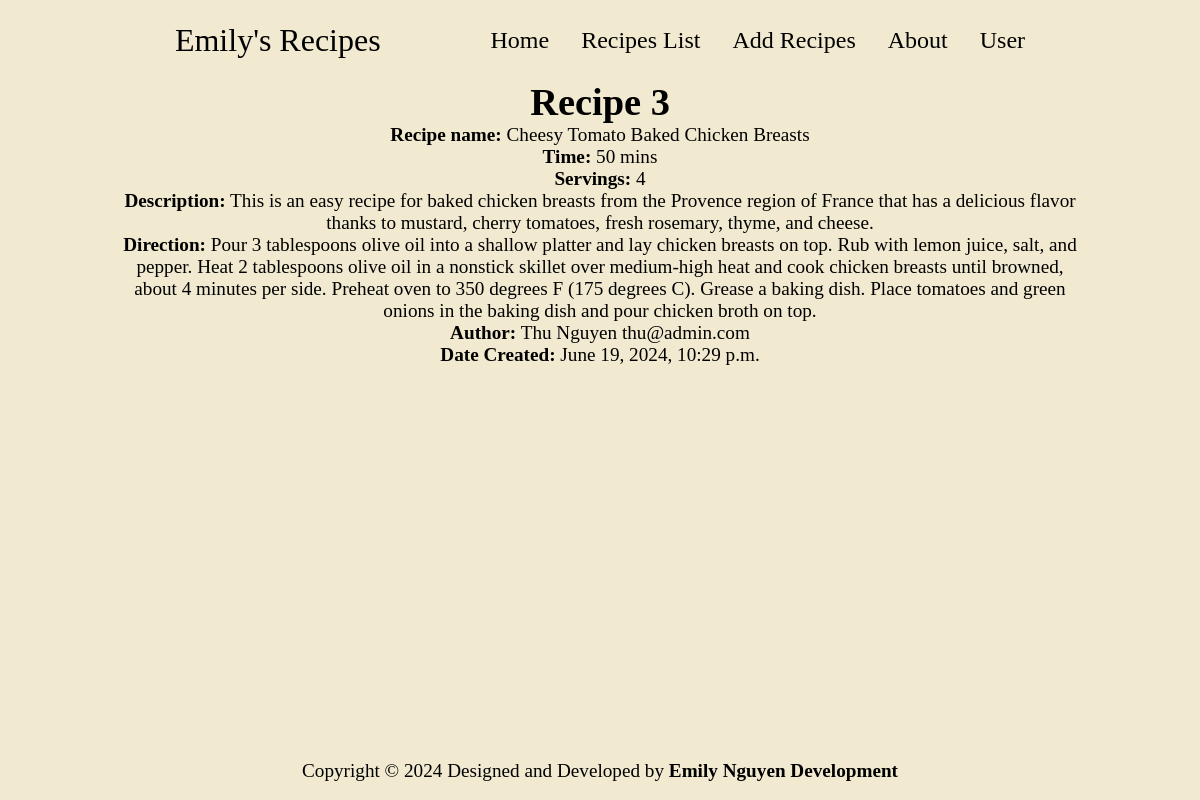
The page /recipes/3 on the database its author committed.
### recipes/models.py (models this page shows, shortened)
class Recipe(models.Model):
    name = models.CharField(max_length=64)
    time = models.IntegerField()
    servings = models.IntegerField()
    description = models.TextField()
    direction = models.TextField()
    author = models.ForeignKey(CustomUser, on_delete=models.CASCADE, related_name="recipes", null=True)
    date_created = models.DateTimeField(auto_now_add=True)
    date_updated = models.DateTimeField(auto_now=True)
    is_featured = models.BooleanField(default=False)

### users/models.py (models this page shows, shortened)
class CustomUser(AbstractBaseUser, PermissionsMixin):
    first = models.CharField(max_length=64, default="")
    last = models.CharField(max_length=64,  default="")
    username = models.CharField(max_length=64, default="", unique=True)
    email = models.EmailField(default="", unique=True)
    is_superuser = models.BooleanField(default=False)
    is_staff = models.BooleanField(default=False)
    date_created = models.DateTimeField(auto_now_add=True)
    last_login = models.DateTimeField(blank=True, null=True)
    objects = CustomUserManager()
    USERNAME_FIELD = "username"
    EMAIL_FIELD = "email"
    REQUIRED_FIELDS = ["email"]
    class Meta:
        verbose_name = 'User'
        verbose_name_plural = 'Users'
    def __str__(self):
        return f"{self.first} {self.last} {self.email}"

### recipes/views.py (the view)
# urls.py: path('<int:recipe_id>', views.singleRecipe, name='recipe'),
def singleRecipe(request, recipe_id):
    recipe = Recipe.objects.get(pk=recipe_id)
    return render(request, 'recipes/recipe.html',{
        'recipe': recipe
    })

### recipes/templates/recipes/recipe.html
{% extends "recipes/layout.html" %}
{% load static %}
{% block body %}
<div class="recipe">
    <h1>Recipe {{recipe.id}}</h1>
    <ul>
        <li><strong>Recipe name:</strong> {{recipe.name}}</li>
        <li><strong>Time:</strong> {{recipe.time}} mins</li>
        <li><strong>Servings:</strong> {{recipe.servings}}</li>
        <li><strong>Description:</strong> {{recipe.description}}</li>
        <li><strong>Direction:</strong> {{recipe.direction}}</li>
        <li><strong>Author:</strong> {{recipe.author}}</li>
        <li><strong>Date Created:</strong> {{recipe.date_created}}</li>
    </ul>
</div>
{% endblock %}

### static/styles/style.css (style rules this page uses)
* { margin: 0; padding: 0; }
body { min-height: 100vh; background-color: rgba(236, 227, 191, 0.726); color: black; font-size: 1.2rem; display: flex; flex-direction: column; width: 80%; margin: 0 auto; }

### recipes/static/recipes/styles/style.css (style rules this page uses)
.recipe li { list-style-type: none; }

### rows shown on the page
Recipe: id "3", name "Cheesy Tomato Baked Chicken Breasts", time "50", servings "4", description "This is an easy recipe for baked chicken breasts from the Provence region of France that has a delicious flavor thanks to mustard, cherry tomatoes, fresh rosemary, thyme, and cheese.", direction "Pour 3 tablespoons olive oil into a shallow platter and lay chicken breasts on top. Rub with lemon juice, salt, and pepper. Heat 2 tablespoons olive oil in a nonstick skillet over medium-high heat and cook chicken breasts until browned, about 4 minutes per side. Preheat oven to 350 degrees F (175 degrees C). Grease a baking dish. Place tomatoes and green onions in the baking dish and pour chicken broth on top.", author "Thu Nguyen thu@admin.com", date_created "June 19, 2024, 10:29 p.m."
